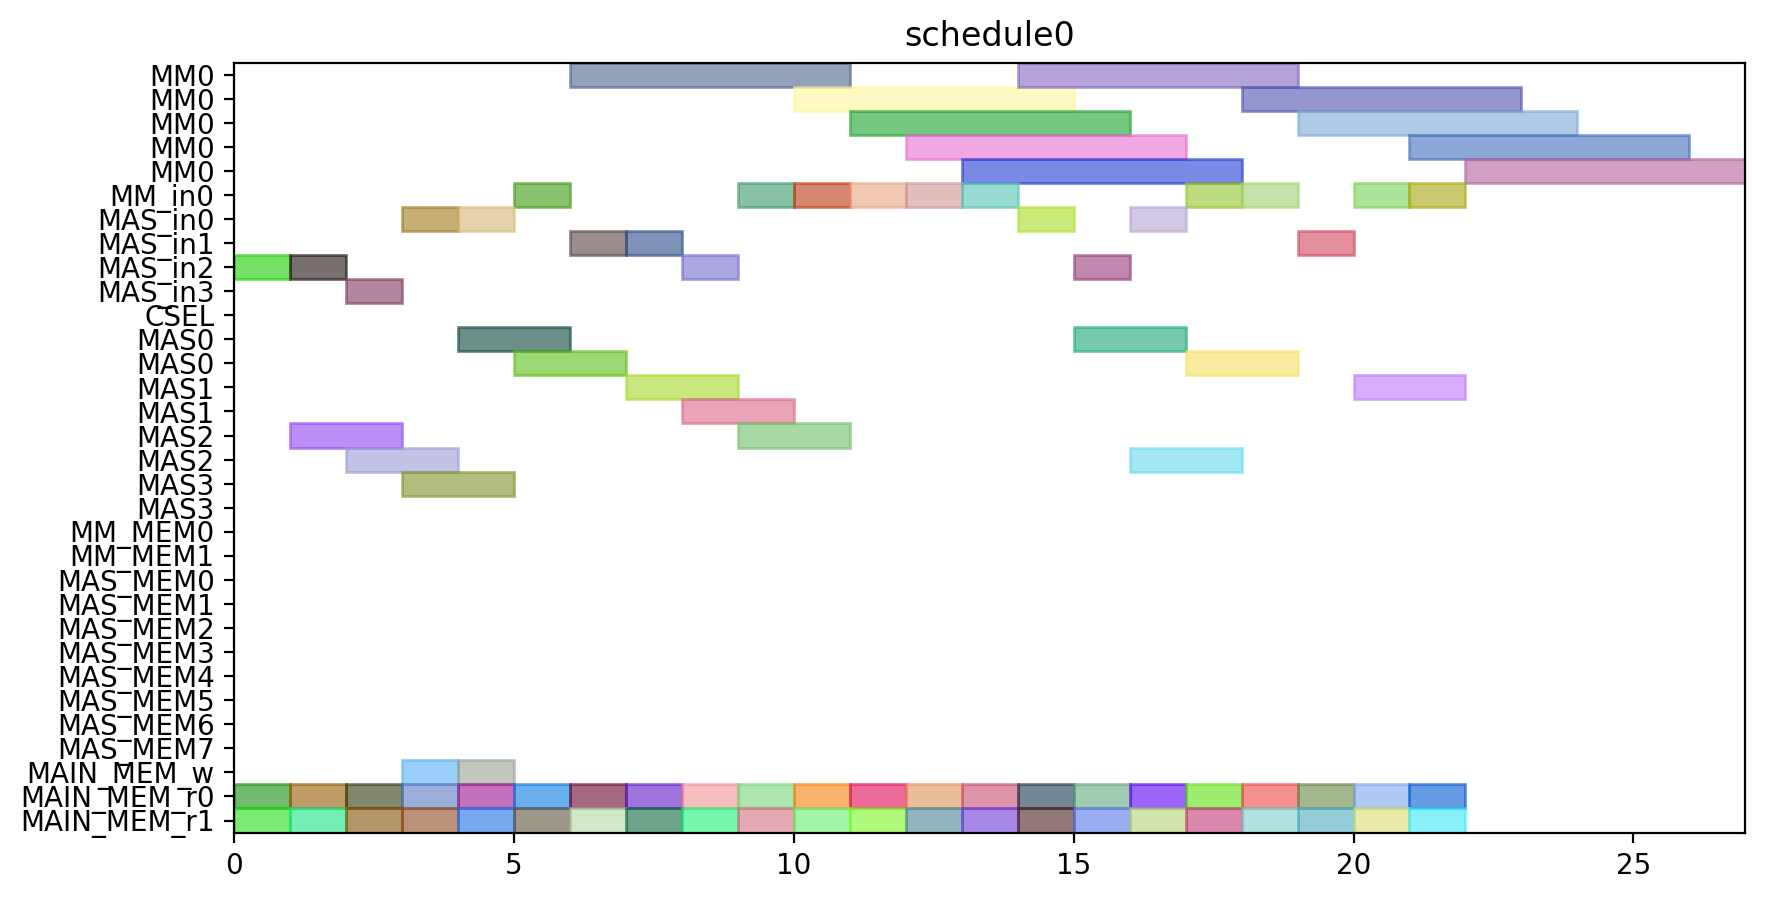

Reproduce this figure in Python.
from pyschedule import Scenario, solvers, plotters, alt


def solve():
	horizon = 120
	S = Scenario("schedule0", horizon=horizon)

	# resource
	MM = S.Resources('MM', num=1, size=5)
	MM_in = S.Resources('MM_in', num=1)
	MAS_in = S.Resources('MAS_in', num=4)
	CSEL = S.Resource('CSEL')
	MAS = S.Resources('MAS', num=4, size=2, periods=range(1, horizon))
	MM_MEM = S.Resources('MM_MEM', num=2)
	MAS_MEM = S.Resources('MAS_MEM', num=8)
	MAIN_MEM_w = S.Resource('MAIN_MEM_w', size=1)
	MAIN_MEM_r = S.Resources('MAIN_MEM_r', num=2)

	# result of previous scheduling

	# new tasks
	c10_t0 = S.Task('c10_t0', length=5, delay_cost=1)
	c10_t0 += alt(MM)
	c10_t0_in = S.Task('c10_t0_in', length=1, delay_cost=1)
	c10_t0_in += alt(MM_in)
	S += c10_t0_in*MM_in[0]<=c10_t0*MM[0]
	c10_t0_mem0 = S.Task('c10_t0_mem0', length=1, delay_cost=1)
	c10_t0_mem0 += MAIN_MEM_r[0]
	S += c10_t0_mem0 <= c10_t0

	c10_t0_mem1 = S.Task('c10_t0_mem1', length=1, delay_cost=1)
	c10_t0_mem1 += MAIN_MEM_r[1]
	S += c10_t0_mem1 <= c10_t0

	c10_t1 = S.Task('c10_t1', length=5, delay_cost=1)
	c10_t1 += alt(MM)
	c10_t1_in = S.Task('c10_t1_in', length=1, delay_cost=1)
	c10_t1_in += alt(MM_in)
	S += c10_t1_in*MM_in[0]<=c10_t1*MM[0]
	c10_t1_mem0 = S.Task('c10_t1_mem0', length=1, delay_cost=1)
	c10_t1_mem0 += MAIN_MEM_r[0]
	S += c10_t1_mem0 <= c10_t1

	c10_t1_mem1 = S.Task('c10_t1_mem1', length=1, delay_cost=1)
	c10_t1_mem1 += MAIN_MEM_r[1]
	S += c10_t1_mem1 <= c10_t1

	c10_t2 = S.Task('c10_t2', length=2, delay_cost=1)
	c10_t2 += alt(MAS)
	c10_t2_in = S.Task('c10_t2_in', length=1, delay_cost=1)
	c10_t2_in += alt(MAS_in)
	S += c10_t2_in*MAS_in[0]<=c10_t2*MAS[0]

	S += c10_t2_in*MAS_in[1]<=c10_t2*MAS[1]

	S += c10_t2_in*MAS_in[2]<=c10_t2*MAS[2]

	S += c10_t2_in*MAS_in[3]<=c10_t2*MAS[3]

	c10_t2_mem0 = S.Task('c10_t2_mem0', length=1, delay_cost=1)
	c10_t2_mem0 += MAIN_MEM_r[0]
	S += c10_t2_mem0 <= c10_t2

	c10_t2_mem1 = S.Task('c10_t2_mem1', length=1, delay_cost=1)
	c10_t2_mem1 += MAIN_MEM_r[1]
	S += c10_t2_mem1 <= c10_t2

	c10_t3 = S.Task('c10_t3', length=2, delay_cost=1)
	c10_t3 += alt(MAS)
	c10_t3_in = S.Task('c10_t3_in', length=1, delay_cost=1)
	c10_t3_in += alt(MAS_in)
	S += c10_t3_in*MAS_in[0]<=c10_t3*MAS[0]

	S += c10_t3_in*MAS_in[1]<=c10_t3*MAS[1]

	S += c10_t3_in*MAS_in[2]<=c10_t3*MAS[2]

	S += c10_t3_in*MAS_in[3]<=c10_t3*MAS[3]

	c10_t3_mem0 = S.Task('c10_t3_mem0', length=1, delay_cost=1)
	c10_t3_mem0 += MAIN_MEM_r[0]
	S += c10_t3_mem0 <= c10_t3

	c10_t3_mem1 = S.Task('c10_t3_mem1', length=1, delay_cost=1)
	c10_t3_mem1 += MAIN_MEM_r[1]
	S += c10_t3_mem1 <= c10_t3

	c20_t0 = S.Task('c20_t0', length=5, delay_cost=1)
	c20_t0 += alt(MM)
	c20_t0_in = S.Task('c20_t0_in', length=1, delay_cost=1)
	c20_t0_in += alt(MM_in)
	S += c20_t0_in*MM_in[0]<=c20_t0*MM[0]
	c20_t0_mem0 = S.Task('c20_t0_mem0', length=1, delay_cost=1)
	c20_t0_mem0 += MAIN_MEM_r[0]
	S += c20_t0_mem0 <= c20_t0

	c20_t0_mem1 = S.Task('c20_t0_mem1', length=1, delay_cost=1)
	c20_t0_mem1 += MAIN_MEM_r[1]
	S += c20_t0_mem1 <= c20_t0

	c20_t1 = S.Task('c20_t1', length=5, delay_cost=1)
	c20_t1 += alt(MM)
	c20_t1_in = S.Task('c20_t1_in', length=1, delay_cost=1)
	c20_t1_in += alt(MM_in)
	S += c20_t1_in*MM_in[0]<=c20_t1*MM[0]
	c20_t1_mem0 = S.Task('c20_t1_mem0', length=1, delay_cost=1)
	c20_t1_mem0 += MAIN_MEM_r[0]
	S += c20_t1_mem0 <= c20_t1

	c20_t1_mem1 = S.Task('c20_t1_mem1', length=1, delay_cost=1)
	c20_t1_mem1 += MAIN_MEM_r[1]
	S += c20_t1_mem1 <= c20_t1

	c20_t2 = S.Task('c20_t2', length=2, delay_cost=1)
	c20_t2 += alt(MAS)
	c20_t2_in = S.Task('c20_t2_in', length=1, delay_cost=1)
	c20_t2_in += alt(MAS_in)
	S += c20_t2_in*MAS_in[0]<=c20_t2*MAS[0]

	S += c20_t2_in*MAS_in[1]<=c20_t2*MAS[1]

	S += c20_t2_in*MAS_in[2]<=c20_t2*MAS[2]

	S += c20_t2_in*MAS_in[3]<=c20_t2*MAS[3]

	c20_t2_mem0 = S.Task('c20_t2_mem0', length=1, delay_cost=1)
	c20_t2_mem0 += MAIN_MEM_r[0]
	S += c20_t2_mem0 <= c20_t2

	c20_t2_mem1 = S.Task('c20_t2_mem1', length=1, delay_cost=1)
	c20_t2_mem1 += MAIN_MEM_r[1]
	S += c20_t2_mem1 <= c20_t2

	c20_t3 = S.Task('c20_t3', length=2, delay_cost=1)
	c20_t3 += alt(MAS)
	c20_t3_in = S.Task('c20_t3_in', length=1, delay_cost=1)
	c20_t3_in += alt(MAS_in)
	S += c20_t3_in*MAS_in[0]<=c20_t3*MAS[0]

	S += c20_t3_in*MAS_in[1]<=c20_t3*MAS[1]

	S += c20_t3_in*MAS_in[2]<=c20_t3*MAS[2]

	S += c20_t3_in*MAS_in[3]<=c20_t3*MAS[3]

	c20_t3_mem0 = S.Task('c20_t3_mem0', length=1, delay_cost=1)
	c20_t3_mem0 += MAIN_MEM_r[0]
	S += c20_t3_mem0 <= c20_t3

	c20_t3_mem1 = S.Task('c20_t3_mem1', length=1, delay_cost=1)
	c20_t3_mem1 += MAIN_MEM_r[1]
	S += c20_t3_mem1 <= c20_t3

	c01_t0 = S.Task('c01_t0', length=5, delay_cost=1)
	c01_t0 += alt(MM)
	c01_t0_in = S.Task('c01_t0_in', length=1, delay_cost=1)
	c01_t0_in += alt(MM_in)
	S += c01_t0_in*MM_in[0]<=c01_t0*MM[0]
	c01_t0_mem0 = S.Task('c01_t0_mem0', length=1, delay_cost=1)
	c01_t0_mem0 += MAIN_MEM_r[0]
	S += c01_t0_mem0 <= c01_t0

	c01_t0_mem1 = S.Task('c01_t0_mem1', length=1, delay_cost=1)
	c01_t0_mem1 += MAIN_MEM_r[1]
	S += c01_t0_mem1 <= c01_t0

	c01_t1 = S.Task('c01_t1', length=5, delay_cost=1)
	c01_t1 += alt(MM)
	c01_t1_in = S.Task('c01_t1_in', length=1, delay_cost=1)
	c01_t1_in += alt(MM_in)
	S += c01_t1_in*MM_in[0]<=c01_t1*MM[0]
	c01_t1_mem0 = S.Task('c01_t1_mem0', length=1, delay_cost=1)
	c01_t1_mem0 += MAIN_MEM_r[0]
	S += c01_t1_mem0 <= c01_t1

	c01_t1_mem1 = S.Task('c01_t1_mem1', length=1, delay_cost=1)
	c01_t1_mem1 += MAIN_MEM_r[1]
	S += c01_t1_mem1 <= c01_t1

	c01_t2 = S.Task('c01_t2', length=2, delay_cost=1)
	c01_t2 += alt(MAS)
	c01_t2_in = S.Task('c01_t2_in', length=1, delay_cost=1)
	c01_t2_in += alt(MAS_in)
	S += c01_t2_in*MAS_in[0]<=c01_t2*MAS[0]

	S += c01_t2_in*MAS_in[1]<=c01_t2*MAS[1]

	S += c01_t2_in*MAS_in[2]<=c01_t2*MAS[2]

	S += c01_t2_in*MAS_in[3]<=c01_t2*MAS[3]

	c01_t2_mem0 = S.Task('c01_t2_mem0', length=1, delay_cost=1)
	c01_t2_mem0 += MAIN_MEM_r[0]
	S += c01_t2_mem0 <= c01_t2

	c01_t2_mem1 = S.Task('c01_t2_mem1', length=1, delay_cost=1)
	c01_t2_mem1 += MAIN_MEM_r[1]
	S += c01_t2_mem1 <= c01_t2

	c01_t3 = S.Task('c01_t3', length=2, delay_cost=1)
	c01_t3 += alt(MAS)
	c01_t3_in = S.Task('c01_t3_in', length=1, delay_cost=1)
	c01_t3_in += alt(MAS_in)
	S += c01_t3_in*MAS_in[0]<=c01_t3*MAS[0]

	S += c01_t3_in*MAS_in[1]<=c01_t3*MAS[1]

	S += c01_t3_in*MAS_in[2]<=c01_t3*MAS[2]

	S += c01_t3_in*MAS_in[3]<=c01_t3*MAS[3]

	c01_t3_mem0 = S.Task('c01_t3_mem0', length=1, delay_cost=1)
	c01_t3_mem0 += MAIN_MEM_r[0]
	S += c01_t3_mem0 <= c01_t3

	c01_t3_mem1 = S.Task('c01_t3_mem1', length=1, delay_cost=1)
	c01_t3_mem1 += MAIN_MEM_r[1]
	S += c01_t3_mem1 <= c01_t3

	c11_t0 = S.Task('c11_t0', length=5, delay_cost=1)
	c11_t0 += alt(MM)
	c11_t0_in = S.Task('c11_t0_in', length=1, delay_cost=1)
	c11_t0_in += alt(MM_in)
	S += c11_t0_in*MM_in[0]<=c11_t0*MM[0]
	c11_t0_mem0 = S.Task('c11_t0_mem0', length=1, delay_cost=1)
	c11_t0_mem0 += MAIN_MEM_r[0]
	S += c11_t0_mem0 <= c11_t0

	c11_t0_mem1 = S.Task('c11_t0_mem1', length=1, delay_cost=1)
	c11_t0_mem1 += MAIN_MEM_r[1]
	S += c11_t0_mem1 <= c11_t0

	c11_t1 = S.Task('c11_t1', length=5, delay_cost=1)
	c11_t1 += alt(MM)
	c11_t1_in = S.Task('c11_t1_in', length=1, delay_cost=1)
	c11_t1_in += alt(MM_in)
	S += c11_t1_in*MM_in[0]<=c11_t1*MM[0]
	c11_t1_mem0 = S.Task('c11_t1_mem0', length=1, delay_cost=1)
	c11_t1_mem0 += MAIN_MEM_r[0]
	S += c11_t1_mem0 <= c11_t1

	c11_t1_mem1 = S.Task('c11_t1_mem1', length=1, delay_cost=1)
	c11_t1_mem1 += MAIN_MEM_r[1]
	S += c11_t1_mem1 <= c11_t1

	c11_t2 = S.Task('c11_t2', length=2, delay_cost=1)
	c11_t2 += alt(MAS)
	c11_t2_in = S.Task('c11_t2_in', length=1, delay_cost=1)
	c11_t2_in += alt(MAS_in)
	S += c11_t2_in*MAS_in[0]<=c11_t2*MAS[0]

	S += c11_t2_in*MAS_in[1]<=c11_t2*MAS[1]

	S += c11_t2_in*MAS_in[2]<=c11_t2*MAS[2]

	S += c11_t2_in*MAS_in[3]<=c11_t2*MAS[3]

	c11_t2_mem0 = S.Task('c11_t2_mem0', length=1, delay_cost=1)
	c11_t2_mem0 += MAIN_MEM_r[0]
	S += c11_t2_mem0 <= c11_t2

	c11_t2_mem1 = S.Task('c11_t2_mem1', length=1, delay_cost=1)
	c11_t2_mem1 += MAIN_MEM_r[1]
	S += c11_t2_mem1 <= c11_t2

	c11_t3 = S.Task('c11_t3', length=2, delay_cost=1)
	c11_t3 += alt(MAS)
	c11_t3_in = S.Task('c11_t3_in', length=1, delay_cost=1)
	c11_t3_in += alt(MAS_in)
	S += c11_t3_in*MAS_in[0]<=c11_t3*MAS[0]

	S += c11_t3_in*MAS_in[1]<=c11_t3*MAS[1]

	S += c11_t3_in*MAS_in[2]<=c11_t3*MAS[2]

	S += c11_t3_in*MAS_in[3]<=c11_t3*MAS[3]

	c11_t3_mem0 = S.Task('c11_t3_mem0', length=1, delay_cost=1)
	c11_t3_mem0 += MAIN_MEM_r[0]
	S += c11_t3_mem0 <= c11_t3

	c11_t3_mem1 = S.Task('c11_t3_mem1', length=1, delay_cost=1)
	c11_t3_mem1 += MAIN_MEM_r[1]
	S += c11_t3_mem1 <= c11_t3

	c21_t0 = S.Task('c21_t0', length=5, delay_cost=1)
	c21_t0 += alt(MM)
	c21_t0_in = S.Task('c21_t0_in', length=1, delay_cost=1)
	c21_t0_in += alt(MM_in)
	S += c21_t0_in*MM_in[0]<=c21_t0*MM[0]
	c21_t0_mem0 = S.Task('c21_t0_mem0', length=1, delay_cost=1)
	c21_t0_mem0 += MAIN_MEM_r[0]
	S += c21_t0_mem0 <= c21_t0

	c21_t0_mem1 = S.Task('c21_t0_mem1', length=1, delay_cost=1)
	c21_t0_mem1 += MAIN_MEM_r[1]
	S += c21_t0_mem1 <= c21_t0

	c21_t1 = S.Task('c21_t1', length=5, delay_cost=1)
	c21_t1 += alt(MM)
	c21_t1_in = S.Task('c21_t1_in', length=1, delay_cost=1)
	c21_t1_in += alt(MM_in)
	S += c21_t1_in*MM_in[0]<=c21_t1*MM[0]
	c21_t1_mem0 = S.Task('c21_t1_mem0', length=1, delay_cost=1)
	c21_t1_mem0 += MAIN_MEM_r[0]
	S += c21_t1_mem0 <= c21_t1

	c21_t1_mem1 = S.Task('c21_t1_mem1', length=1, delay_cost=1)
	c21_t1_mem1 += MAIN_MEM_r[1]
	S += c21_t1_mem1 <= c21_t1

	c21_t2 = S.Task('c21_t2', length=2, delay_cost=1)
	c21_t2 += alt(MAS)
	c21_t2_in = S.Task('c21_t2_in', length=1, delay_cost=1)
	c21_t2_in += alt(MAS_in)
	S += c21_t2_in*MAS_in[0]<=c21_t2*MAS[0]

	S += c21_t2_in*MAS_in[1]<=c21_t2*MAS[1]

	S += c21_t2_in*MAS_in[2]<=c21_t2*MAS[2]

	S += c21_t2_in*MAS_in[3]<=c21_t2*MAS[3]

	c21_t2_mem0 = S.Task('c21_t2_mem0', length=1, delay_cost=1)
	c21_t2_mem0 += MAIN_MEM_r[0]
	S += c21_t2_mem0 <= c21_t2

	c21_t2_mem1 = S.Task('c21_t2_mem1', length=1, delay_cost=1)
	c21_t2_mem1 += MAIN_MEM_r[1]
	S += c21_t2_mem1 <= c21_t2

	c21_t3 = S.Task('c21_t3', length=2, delay_cost=1)
	c21_t3 += alt(MAS)
	c21_t3_in = S.Task('c21_t3_in', length=1, delay_cost=1)
	c21_t3_in += alt(MAS_in)
	S += c21_t3_in*MAS_in[0]<=c21_t3*MAS[0]

	S += c21_t3_in*MAS_in[1]<=c21_t3*MAS[1]

	S += c21_t3_in*MAS_in[2]<=c21_t3*MAS[2]

	S += c21_t3_in*MAS_in[3]<=c21_t3*MAS[3]

	c21_t3_mem0 = S.Task('c21_t3_mem0', length=1, delay_cost=1)
	c21_t3_mem0 += MAIN_MEM_r[0]
	S += c21_t3_mem0 <= c21_t3

	c21_t3_mem1 = S.Task('c21_t3_mem1', length=1, delay_cost=1)
	c21_t3_mem1 += MAIN_MEM_r[1]
	S += c21_t3_mem1 <= c21_t3

	c000 = S.Task('c000', length=2, delay_cost=1)
	c000 += alt(MAS)
	c000_in = S.Task('c000_in', length=1, delay_cost=1)
	c000_in += alt(MAS_in)
	S += c000_in*MAS_in[0]<=c000*MAS[0]

	S += c000_in*MAS_in[1]<=c000*MAS[1]

	S += c000_in*MAS_in[2]<=c000*MAS[2]

	S += c000_in*MAS_in[3]<=c000*MAS[3]

	S += 0<c000

	c000_w = S.Task('c000_w', length=1, delay_cost=1)
	c000_w += alt(MAIN_MEM_w)
	S += c000 <= c000_w

	c000_mem0 = S.Task('c000_mem0', length=1, delay_cost=1)
	c000_mem0 += MAIN_MEM_r[0]
	S += c000_mem0 <= c000

	c000_mem1 = S.Task('c000_mem1', length=1, delay_cost=1)
	c000_mem1 += MAIN_MEM_r[1]
	S += c000_mem1 <= c000

	c001 = S.Task('c001', length=2, delay_cost=1)
	c001 += alt(MAS)
	c001_in = S.Task('c001_in', length=1, delay_cost=1)
	c001_in += alt(MAS_in)
	S += c001_in*MAS_in[0]<=c001*MAS[0]

	S += c001_in*MAS_in[1]<=c001*MAS[1]

	S += c001_in*MAS_in[2]<=c001*MAS[2]

	S += c001_in*MAS_in[3]<=c001*MAS[3]

	S += 0<c001

	c001_w = S.Task('c001_w', length=1, delay_cost=1)
	c001_w += alt(MAIN_MEM_w)
	S += c001 <= c001_w

	c001_mem0 = S.Task('c001_mem0', length=1, delay_cost=1)
	c001_mem0 += MAIN_MEM_r[0]
	S += c001_mem0 <= c001

	c001_mem1 = S.Task('c001_mem1', length=1, delay_cost=1)
	c001_mem1 += MAIN_MEM_r[1]
	S += c001_mem1 <= c001

	solvers.mip.solve(S,msg=1,kind='CPLEX',ratio_gap=1.01)

	solution = [['hoge']*len(S.solution()[1]) for i in range(len(S.solution()))]
	for i in range(len(S.solution())):
		for j in range(len(S.solution()[i])):
			solution[i][j]=str(S.solution()[i][j])
	print(solution)

	cycles = int(solution[-1][3])

	pic_file_name = "/home/mfukuda/ABE/multiRAM_multiMAS_16mux/scheduling_result/stage5MM1_stage2MAS4/FROB/schedule0.png"
	if(S.solution() != []):
		plotters.matplotlib.plot(S,img_filename=pic_file_name, show_task_labels=False, fig_size=(cycles*0.25+3, 5))

	return solution
